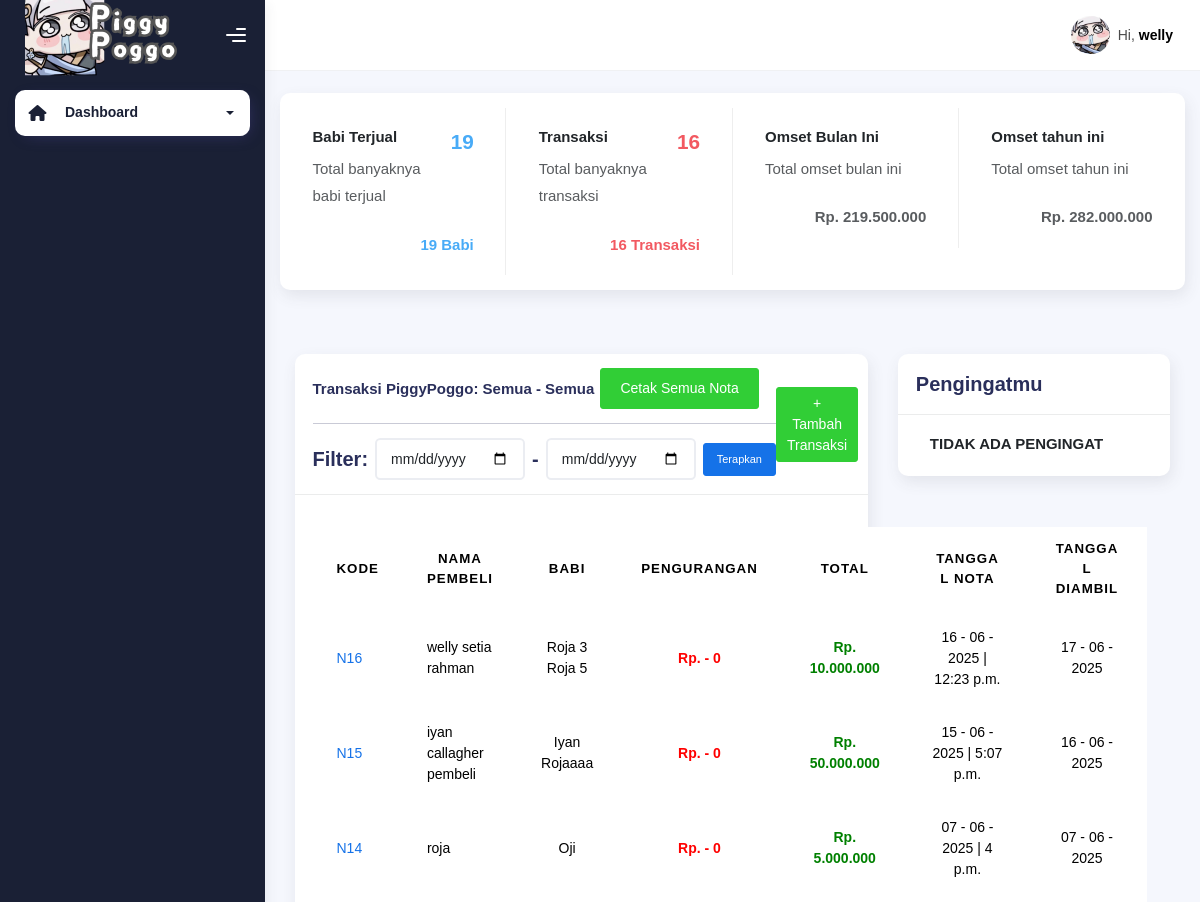
Page /transaksi (signed in, upper part) on the earlier database version.
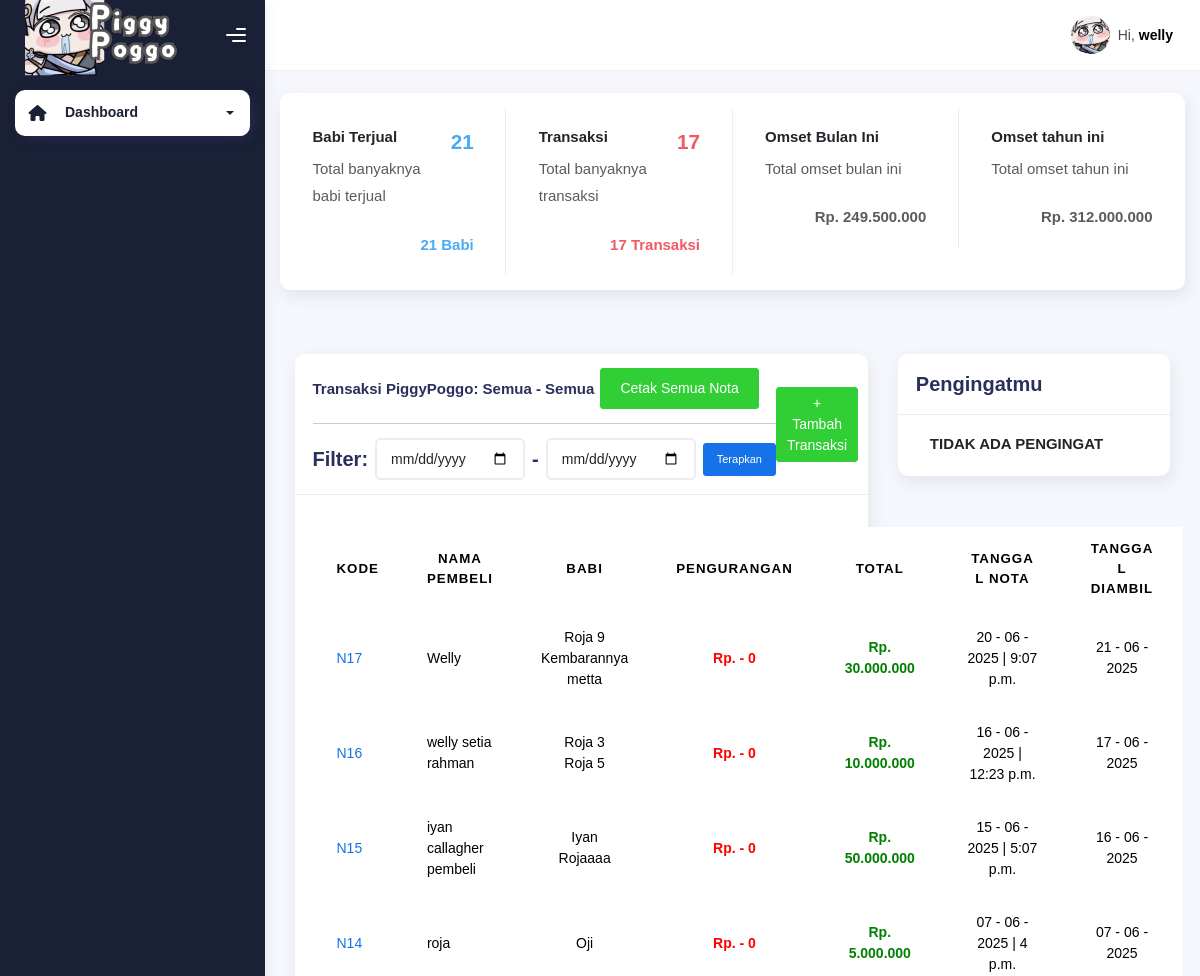
Same page on the later database version.
### piggypoggo_app/models.py (models this page shows, shortened)
class Nota(models.Model):
    PENGIRIMAN = [
        ('Dikirim', 'Dikirim'),
        ('Ditempat', 'Ditempat'),
    ]
    kode_nota = models.CharField(unique=True, blank=True, null=True, max_length=10)
    nama_pembeli = models.CharField(max_length=50, null=True, blank=True)
    pengurangan = models.IntegerField(null=True, blank=True)
    total_harga = models.IntegerField(null=True, blank=True)
    tanggal_nota = models.DateTimeField(null=True, blank=True)
    tanggal_dibeli = models.DateField(null=True, blank=True)
    pengiriman = models.CharField(choices=PENGIRIMAN, default='Ditempat', max_length=10)
    alamat = models.TextField(null=True, blank=True)

class DetailNota(models.Model):
    babi = models.ForeignKey(Babi, null=True, blank=True, on_delete=models.SET_NULL)
    harga = models.IntegerField(null=True, blank=True)
    nota = models.ForeignKey(Nota, null=True, blank=True, on_delete=models.CASCADE, related_name="detail_nota")

class Babi(models.Model):
    nama_babi = models.CharField(max_length=50, null=True, blank=True)
    kandang = models.ForeignKey(Kandang, null=True, blank=True, on_delete=models.SET_NULL)
    terjual = models.BooleanField(default=False)
    harga = models.IntegerField(default=0)
    sakit = models.BooleanField(default=False)
    tanggal_lahir = models.DateField(null=True, blank=True)
    def __str__(self):
        return f'{self.nama_babi}'

### piggypoggo_app/views.py (the view, shortened to what this page needs)
# urls.py: path('transaksi', views.transaksi, name="transaksi"),
@login_required
@status_required([1, 2])
def transaksi(request):
    all_notas = Nota.objects.all().order_by('-pk')
    babi_terjual_count = Babi.objects.filter(terjual=True).count()
    today = now().date()
    omset_bulan_ini = Nota.objects.filter(
        tanggal_nota__year=today.year,
        tanggal_nota__month=today.month
    ).aggregate(total_bulan_ini=Sum('total_harga'))['total_bulan_ini'] or 0
    omset_tahun_ini = Nota.objects.filter(
        tanggal_nota__year=today.year,
    ).aggregate(total_tahun_ini=Sum('total_harga'))['total_tahun_ini'] or 0
    omset_bulan_ini = format_number(omset_bulan_ini)
    omset_tahun_ini = format_number(omset_tahun_ini)
    pengingat = Nota.objects.filter(tanggal_dibeli__gte=today)
    mulai = 'Semua'
    hingga = 'Semua'
    for nota in all_notas:
        if nota.pengurangan:
            nota.total_harga_kasar = int(nota.pengurangan) + int(nota.total_harga)
        else:
            if nota.total_harga:
                nota.total_harga_kasar = int(nota.total_harga)
    for nota in all_notas:
        nota.formatted_total_harga = format_number(nota.total_harga)
    context = {
        'on': 'transaksi',
        'all_notas': all_notas,
        'babi_terjual_count': babi_terjual_count,
        'omset_bulan_ini': omset_bulan_ini,
        'omset_tahun_ini': omset_tahun_ini,
        'pengingat': pengingat,
        'mulai': mulai,
        'hingga': hingga,
    }
    return render(request, 'transaksi.html', context)

### piggypoggo_app/templatetags/idr_format.py (called while the page is built)
@register.filter
def idr(value):
    try:
        num = int(value)
        return f"{num:,.0f}".replace(",", ".")
    except:
        return value

### piggypoggo_app/views.py (called while the page is built)
def format_number(value):
    try:
        value = int(value)
        return "{:,}".format(value).replace(",", ".")
    except:
        return value

### piggypoggo_app/templates/transaksi.html (shortened to what the changed rows need)
{% extends "base-dashboard.html" %} {% load static %} {% load idr_format %}
{% block content %}
<div class="container">
    <div class="page-inner">
        <div class="row row-card-no-pd">
        <div class="col-12 col-sm-6 col-md-6 col-xl-3">
            <div class="card">
            <div class="card-body">
                <div class="d-flex justify-content-between">
                <div>
                    <h6><b>Babi Terjual</b></h6>
                    <p class="text-muted">Total banyaknya babi terjual</p>
                </div>
                <h4 class="text-info fw-bold">{{ babi_terjual_count }}</h4>
                </div>
                <div class="d-flex justify-content-between mt-2">
                <p class="text-info mb-0">
                    <b>{{ babi_terjual_count }} Babi</b>
                </p>
                </div>
            </div>
            </div>
        </div>
        <div class="col-12 col-sm-6 col-md-6 col-xl-3">
            <div class="card">
            <div class="card-body">
                <div class="d-flex justify-content-between">
                <div>
                    <h6><b>Transaksi</b></h6>
                    <p class="text-muted">Total banyaknya transaksi</p>
                </div>
                <h4 class="text-danger fw-bold">{{ all_notas.count }}</h4>
                </div>
                <div class="d-flex justify-content-between mt-2">
                <p class="text-danger mb-0">
                    <b>{{ all_notas.count }} Transaksi</b>
                </p>
                </div>
            </div>
            </div>
        </div>
        <div class="col-12 col-sm-6 col-md-6 col-xl-3">
            <div class="card">
            <div class="card-body">
                <div class="d-flex justify-content-between mt-2">
                <p class="text-muted mb-0">
                    <b>Rp. {{ omset_bulan_ini }}</b>
                </p>
                </div>
            </div>
            </div>
        </div>
        <div class="col-12 col-sm-6 col-md-6 col-xl-3">
            <div class="card">
            <div class="card-body">
                <div class="d-flex justify-content-between mt-2">
                <p class="text-muted mb-0">
                    <b>Rp. {{ omset_tahun_ini }}</b>
                </p>
                </div>
            </div>
            </div>
        </div>
        </div>
        <div class="row">
            <div class="col-md-8">
                <div class="card" id="print-area">
                    <div class="card-body">
                        <table class="table table-striped mt-3">
                        <thead>
                            <tr>
                            <th scope="col" style="text-align: center;">Kode</th>
                            <th scope="col" style="text-align: center;">Nama Pembeli</th>
                            <th scope="col" style="text-align: center;">Babi</th>
                            <th scope="col" style="text-align: center;">Pengurangan</th>
                            <th scope="col" style="text-align: center;">Total</th>
                            <th scope="col" style="text-align: center;">Tanggal Nota</th>
                            <th scope="col" style="text-align: center;">Tanggal Diambil</th>
                            </tr>
                        </thead>
                        <tbody>
                            {% for nota in all_notas %}
                            <tr>
                                <td>
                                    <a href="#" data-bs-toggle="modal" data-bs-target="#notaModal{{ nota.pk }}">
                                        {{ nota.kode_nota }}
                                    </a>
                                </td>
                                <td>{{ nota.nama_pembeli }}</td>
                                <td style="text-align: center;">
                                    {% for dnota in nota.detail_nota.all %}
                                        {{ dnota.babi }}
                                        <br>
                                    {% endfor %}
                                </td>
                                <td style="text-align: center;">
                                    <b style="color: red">
                                    Rp. -
                                    {% if nota.pengurangan %}
                                    {{ nota.pengurangan|idr }}
                                    {% else %}
                                    0
                                    {% endif %}
                                    </b>
                                </td>
                                <td style="text-align: center;"><b style="color: green">Rp. {{ nota.formatted_total_harga }}</b></td>
                                <td style="text-align: center;">{{ nota.tanggal_nota|date:'d - m - Y' }} | {{ nota.tanggal_nota|time:'' }}</td>
                                <td style="text-align: center;">{{ nota.tanggal_dibeli|date:'d - m - Y' }}</td>
                            </tr>
                            {% endfor %}
                        </tbody>
                        </table>
                    </div>
                </div>
            </div>
    </div>
</div>
{% endblock content %}

Differences in the rows shown:
added Nota: kode_nota "N17", nama_pembeli "Welly", shows "0", formatted_total_harga "30.000.000", tanggal_nota "20 - 06 - 2025", tanggal_nota "9:07 p.m.", tanggal_dibeli "21 - 06 - 2025"
added DetailNota: babi "Roja 9", shown under "N17"
added DetailNota: babi "Kembarannya metta", shown under "N17"
Other differences:
{{ babi_terjual_count }}: "19" → "21"
{{ all_notas.count }}: "16" → "17"
{{ omset_bulan_ini }}: "219.500.000" → "249.500.000"
{{ omset_tahun_ini }}: "282.000.000" → "312.000.000"
